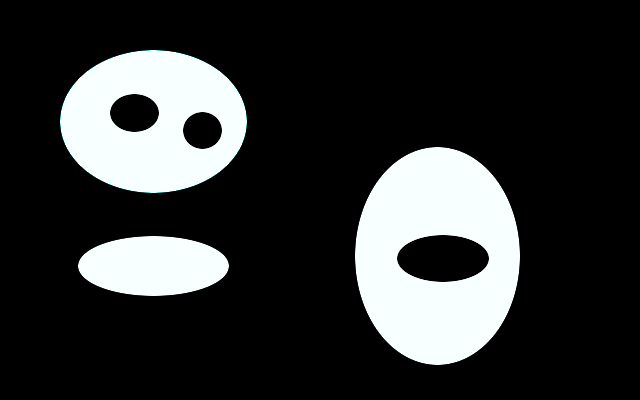
//> input picture src/features/images/multiBlobs.png, 640 x 400 px
$ ./Test images/multiBlobs.png   (built with g++ and OpenCV 4)
//> lines starting //> are read from the running program, lines starting //| are printed output that depends on the picture; after the words box and inside, x2 and y2 are one past the last pixel; in counts of white or black regions, pixels touching at a corner belong together
### src/features/Contour.cpp
/*
 * Contour.cpp
 *
 *  Created on: Jun 21, 2011
 *      Author: george
 */

#include "Contour.h"

// This method is private and not used;
Contour::Contour() {
}

Contour::Contour(CvSeq *c_l_param)
{
	// Initialize memory block used to store Contour structs
	 self_storage = cvCreateMemStorage();

	 // Copy the given list sequence of objects defining the Contour
	 this->c_l = cvCloneSeq(c_l_param, self_storage);

	 // Initialize contour features, which is used to
	 // check whether it was calculated before or not
	 this->area = -1.0;
	 this->circularity = -1.0;
	 this->compacteness = -1.0;
	 this->convexArea = -1.0;
	 this->convexDeficiency = -1.0;
	 this->eccentricity = -1.0;
	 this->equivalentDiameter = -1.0;
	 this->extent = -1.0;
	 this->perimeter = -1.0;
	 this->bendingEnergy = -1.0;
	 this->solidity = -1.0;
	 this->min_bounding_box.size.width = -1.0;
	 this->min_bounding_box.size.height = -1.0;
	 this->m_bounding_box.width = -1;
	 this->convexHull = NULL;
	 this->m_moments.m00 = -1.0;
}

Contour::~Contour() {
	cvReleaseMemStorage(&self_storage);
}

float Contour::getArea()
{
	if(area == -1.0){
		area = fabs( cvContourArea(c_l) );
	}
    return area;
}

float Contour::getPerimeter()
{
	if(perimeter == -1.0){
		perimeter =  cvArcLength(c_l, CV_WHOLE_SEQ, 1);
	}
    return perimeter;
}
float Contour::getEquivalentDiameter()
{
	if(equivalentDiameter == -1.0){
		// Call getArea instead of using the ``area'' directly
		// to assert that the area is correctly initialized
		equivalentDiameter = 2* sqrtf(CV_PI/getArea());
	}
	return equivalentDiameter;
}

float Contour::getCompacteness()
{
	if(compacteness == -1.0){
		compacteness = 4*CV_PI*getArea()/pow(getPerimeter(),2);
	}
    return compacteness;
}


// [13 lines left out: function getCircularity, not called in this run]

float Contour::getConvexArea()
{
	if(convexArea == -1.0){
		// Check whether the convex hull is already calculated
		if(convexHull == NULL){
			convexHull = cvConvexHull2(c_l);
		}

		// Local storage to create a Sequence of points with the given convex hull
		CvMemStorage* local_storage = cvCreateMemStorage();
		CvPoint pt;

		// Convert convex hull into a sequence of points to calculate area
		int hullcount = convexHull->total;
		CvSeq* ptseq  = cvCreateSeq( CV_SEQ_CONTOUR|CV_32SC2, sizeof(CvContour), sizeof(CvPoint),  local_storage );

		for(int  i = 0; i < hullcount; i++){
			CvPoint pt = **CV_GET_SEQ_ELEM( CvPoint*, convexHull, i );
			cvSeqPush( ptseq , &pt );
		}

		// After calculating the convex hull area with cvContourArea( ptseq  ) so:
		convexArea =  cvContourArea(ptseq) ;

		// Release memory used to allocate points describing the convex hull
		cvReleaseMemStorage(&local_storage);
	}
    return convexArea;
}

float Contour::getSolidity()
{
	if(solidity == -1.0){
		solidity = getArea() / getConvexArea();
	}
	return solidity;
}

float Contour::getConvexDeficiency()
{
	if(convexDeficiency = -1.0){
		convexDeficiency = (getConvexArea()-getArea())/getArea();
	}
    return convexDeficiency;
}


// [169 lines left out: functions getExtent, getMinBoundingBoxArea, getBoundingBoxWidth, getBoundingBoxHeight, getNonInclinedBoundingBox, getMoment and 2 more, not called in this run]

### src/features/Test.cpp
/*
 * Test.cpp
 *
 *  Created on: Jun 21, 2011
 *      Author: george
 */

#include "Contour.h"

int main (int argc, char **argv){

	cvNamedWindow(argv[0], 1);
	IplImage* img_8uc1 = cvLoadImage( argv[1], CV_LOAD_IMAGE_GRAYSCALE );
	IplImage* img_edge = cvCreateImage( cvGetSize(img_8uc1), 8, 1 );
	IplImage* img_8uc3 = cvCreateImage( cvGetSize(img_8uc1), 8, 3 );

	cvThreshold(img_8uc1, img_edge, 128, 255, CV_THRESH_BINARY );
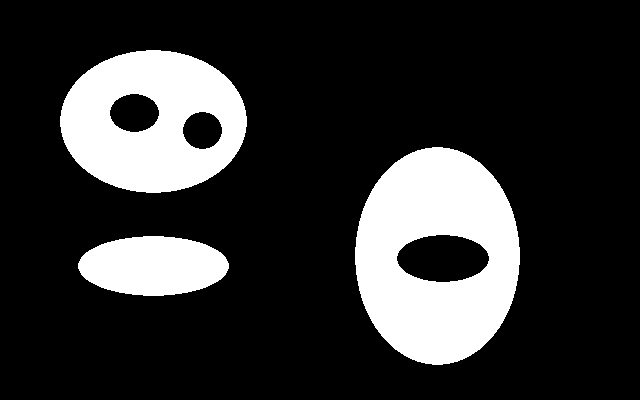
//> img_edge: 400 rows x 640 cols, CV_8UC1; 19.6% white; 3 white regions

	CvMemStorage* storage = cvCreateMemStorage();
	CvSeq* first_contour = NULL;

	int Nc = cvFindContours(
		img_edge,
		storage,
		&first_contour,
		sizeof(CvContour),
		CV_RETR_LIST,
		CV_CHAIN_APPROX_SIMPLE,
		cvPoint(1,1)
	);
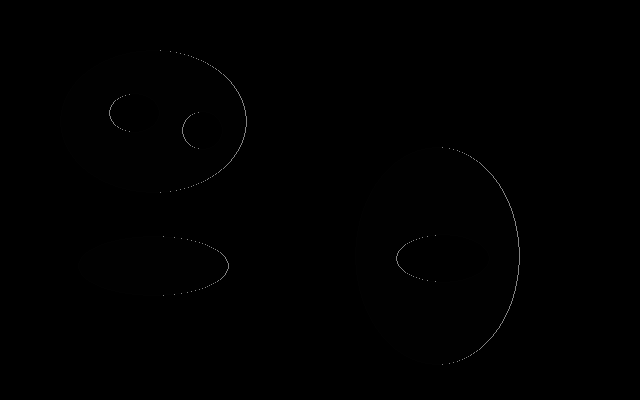
//> img_edge: 400 rows x 640 cols, CV_8UC1; 19.59% of pixels changed, all inside (x1, y1, x2, y2) = (60, 50, 520, 365)
//> first_contour = 6 contours; box (x1, y1, x2, y2) and area: (356, 148, 521, 366) 27842, (61, 51, 248, 194) 20650, (79, 237, 230, 297) 6886, (397, 235, 491, 284) 3450, (110, 94, 161, 134) 1500, (183, 112, 224, 151) 1172; Nc = 6

	int n=0;
	printf("Total Contours Detected: %d\n", Nc);
//| Total Contours Detected: 6

	for(CvSeq* c= first_contour; c!= NULL; c=c->h_next){
		cvCvtColor(img_8uc1, img_8uc3, CV_GRAY2BGR);
		cvDrawContours(
			img_8uc3,
			c,
			CV_RGB(0xff,0x00,0x00),
//			CVX_RED,
			CV_RGB(0x00,0x00,0xff),
//			CVX_BLUE,
			0,
			2,
			8
		);
		Contour* curContour = new Contour(c);
		printf("Contour #%d - perimeter=%lf - area=%lf ED=%lf ",  n, curContour->getPerimeter(), curContour->getArea(), curContour->getEquivalentDiameter());

		if(c->total >= 6){
			printf("MajorAxisLength=%lf MinorAxisLength=%lf Orientation=%lf", curContour->getMajorAxisLength(), curContour->getMinorAxisLength(), curContour->getOrientation());
//> (this line was passed over: getMajorAxisLength is not available in this run)
			printf(" Circularity = %lf Extent = %lf Eccentricity = %lf", curContour->getCircularity(), curContour->getExtent(), curContour->getEccentricity());
//> (this line was passed over: getEccentricity is not available in this run)
			printf(" ConvexArea = %lf Solidity = %lf Deficiency = %lf", curContour->getConvexArea(), curContour->getSolidity(), curContour->getConvexDeficiency());
			printf(" Compactness = %lf\n", curContour->getCompacteness());
		}else{
			printf("\n");
		}
		cvShowImage(argv[0], img_8uc3);
		cvWaitKey(0);
		n++;
		delete curContour;
	}
//> this loop made 6 passes
//| Contour #0 - perimeter=361.764496 - area=6886.000000 ED=0.042719  ConvexArea = 6976.000000 Solidity = 0.987099 Deficiency = 0.013070 Compactness = 0.661188
//| Contour #1 - perimeter=237.480225 - area=3450.000000 ED=0.060353  ConvexArea = 3498.000000 Solidity = 0.986278 Deficiency = 0.013913 Compactness = 0.768730
//| Contour #2 - perimeter=633.126953 - area=27842.000000 ED=0.021245  ConvexArea = 28000.000000 Solidity = 0.994357 Deficiency = 0.005675 Compactness = 0.872828
//| Contour #3 - perimeter=127.882248 - area=1172.000000 ED=0.103548  ConvexArea = 1190.000000 Solidity = 0.984874 Deficiency = 0.015358 Compactness = 0.900569
//| Contour #4 - perimeter=147.539108 - area=1500.000000 ED=0.091529  ConvexArea = 1528.000000 Solidity = 0.981675 Deficiency = 0.018667 Compactness = 0.865938
//| Contour #5 - perimeter=545.872131 - area=20650.000000 ED=0.024669  ConvexArea = 20792.000000 Solidity = 0.993170 Deficiency = 0.006877 Compactness = 0.870859
//> pass 1, `cvDrawContours( img_8uc3, c, CV_RGB(0xff,0x00,0x00),  CV_RGB(0x00,0x00..`:
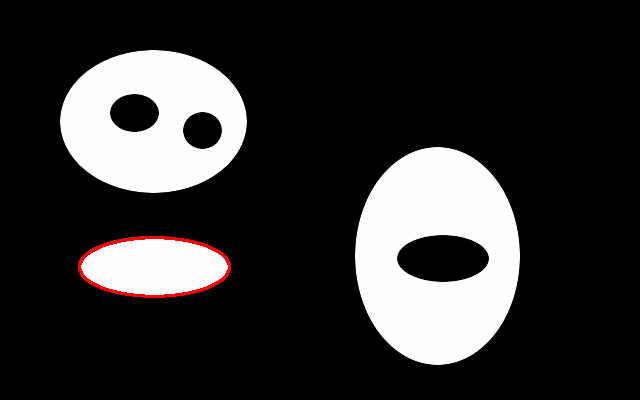
//> img_8uc3: 400 rows x 640 cols, CV_8UC3; mean B, G, R 48.9, 48.9, 50
//> pass 2, `cvDrawContours( img_8uc3, c, CV_RGB(0xff,0x00,0x00),  CV_RGB(0x00,0x00..`:
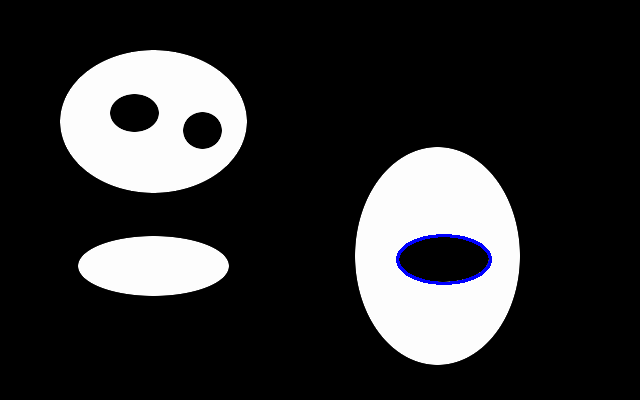
//> img_8uc3: 400 rows x 640 cols, CV_8UC3; 0.75% of pixels changed, all inside (x1, y1, x2, y2) = (78, 234, 492, 298)
//> pass 3, `cvDrawContours( img_8uc3, c, CV_RGB(0xff,0x00,0x00),  CV_RGB(0x00,0x00..`:
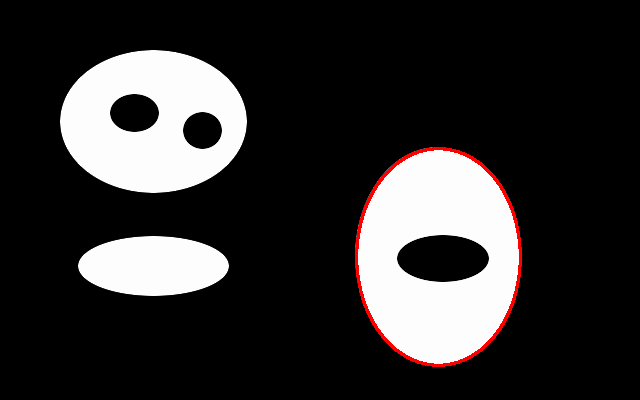
//> img_8uc3: 400 rows x 640 cols, CV_8UC3; 1.11% of pixels changed, all inside (x1, y1, x2, y2) = (355, 147, 522, 367)
//> after the loop:
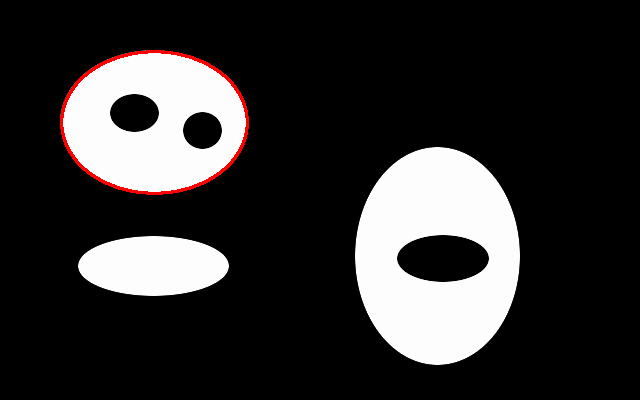
//> img_8uc3: 400 rows x 640 cols, CV_8UC3; 1.5% of pixels changed, all inside (x1, y1, x2, y2) = (60, 50, 522, 367)
//> after the loop, n = 6

	printf("Finished all contours.\n");
	cvCvtColor(img_8uc1, img_8uc3, CV_GRAY2BGR);
	cvShowImage(argv[0], img_8uc3);
	cvWaitKey(0);
}
